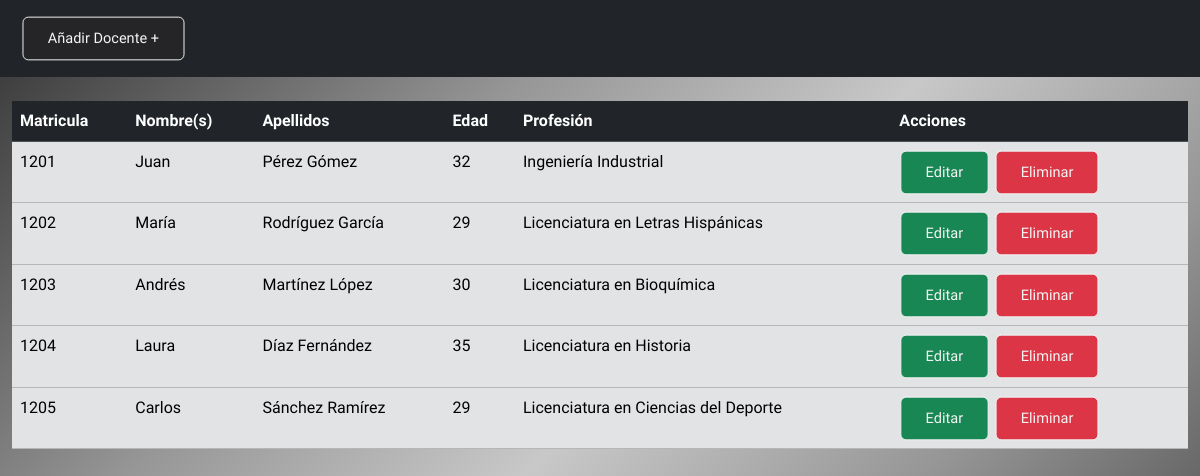
The page /views/admin/crud-docentes.php (signed in) on the database its author committed.
### tables this page shows
CREATE TABLE IF NOT EXISTS `docentes` (
  `id_docente` INT NOT NULL AUTO_INCREMENT,
  `nombres` VARCHAR(120) NOT NULL,
  `apellidos` VARCHAR(120) NOT NULL,
  `edad` INT(11) NOT NULL,
  `profesion` VARCHAR(120) NOT NULL,
  PRIMARY KEY (`id_docente`));

### views/admin/crud-docentes.php (the view, shortened to what this page needs)
<?php
    include('/xampp/htdocs/escuela/config/conexion_PDO.php');
    $stm = $conexion->prepare("SELECT * FROM docentes");
    $stm->execute();
    $docentes = $stm->fetchAll(PDO::FETCH_ASSOC);
?>
<!DOCTYPE html>
<html lang="en">
<head>
    <link href="https://cdn.jsdelivr.net/npm/bootstrap@5.3.2/dist/css/bootstrap.min.css" rel="stylesheet">
    <link rel="stylesheet" href="../css/styles-admin.css">
    <link rel="stylesheet" href="https://cdn.jsdelivr.net/npm/bootstrap-icons@1.11.2/font/bootstrap-icons.min.css">
</head>
<body>
    <div class="navbar navbar-expand navbar-dark bg-dark text-center mb-4 sticky-top">
        <div class="container m-2">
            <button type="button" class="btn btn-outline-secondary" data-toggle="modal" data-target="#create">
                Añadir Docente +
            </button>
        </div>
    </div>
    <div class="table-responsive mt-4 container-fluid fw-light">
        <table class="table table-primary">
            <thead class="table table-dark">
                <tr>
                    <th scope="col">Matricula</th>
                    <th scope="col">Nombre(s)</th>
                    <th scope="col">Apellidos</th>
                    <th scope="col">Edad</th>
                    <th scope="col">Profesión</th>
                    <th scope="col">Acciones</th>
                </tr>
            </thead>
            <tbody class="table-secondary">
                <?php foreach($docentes as $docente){?>
                <tr class="">
                    <td scope="row"><?php echo $docente['id_docente']; ?></td>
                    <td> <?php echo $docente['nombres'];?></td>
                    <td> <?php echo $docente['apellidos'];?></td>
                    <td><?php echo $docente['edad'];?></td>
                    <td><?php echo $docente['profesion'];?></td>
                    <td>
                        <a href="./update/editar-docente.php?id_docente=<?php echo $docente['id_docente']; ?>" class="btn btn-outline-success bg-success">Editar</a>
                        <a href="crud-docentes.php?id_docente=<?php echo $docente['id_docente']; ?>" class="delete-reg btn btn-outline-danger bg-danger">Eliminar</a>
                    </tr>
                <?Php }?>
            </tbody>
        </table>
    </div>
</body>
</html>

### views/css/styles-admin.css (style rules this page uses)
html { margin: 0; padding: 0; box-sizing: border-box; }
body { height: 100vh; background: linear-gradient( 135deg, rgba(50,50,50,1) 0%, rgba(150,150,150,1) 30%, rgba(200,200,200,1) 50%, rgba(150,150,150,1) 70%, rgba(50,50,50,1) 100%); color: whitesmoke; font-family: 'Ubuntu', sans-serif; }

### views/admin/crud-docentes.php (style rules this page uses)
.btn { padding: 10px 25px; border: 1px solid whitesmoke; background-color: rgb(37, 37, 39); color: whitesmoke; font-size: 15px; cursor: pointer; transform: scale(.97); transition: .5s; }

### rows shown on the page
docentes: id_docente "1201", nombres "Juan", apellidos "Pérez Gómez", edad "32", profesion "Ingeniería Industrial"
docentes: id_docente "1202", nombres "María", apellidos "Rodríguez García", edad "29", profesion "Licenciatura en Letras Hispánicas"
docentes: id_docente "1203", nombres "Andrés", apellidos "Martínez López", edad "30", profesion "Licenciatura en Bioquímica"
docentes: id_docente "1204", nombres "Laura", apellidos "Díaz Fernández", edad "35", profesion "Licenciatura en Historia"
docentes: id_docente "1205", nombres "Carlos", apellidos "Sánchez Ramírez", edad "29", profesion "Licenciatura en Ciencias del Deporte"
